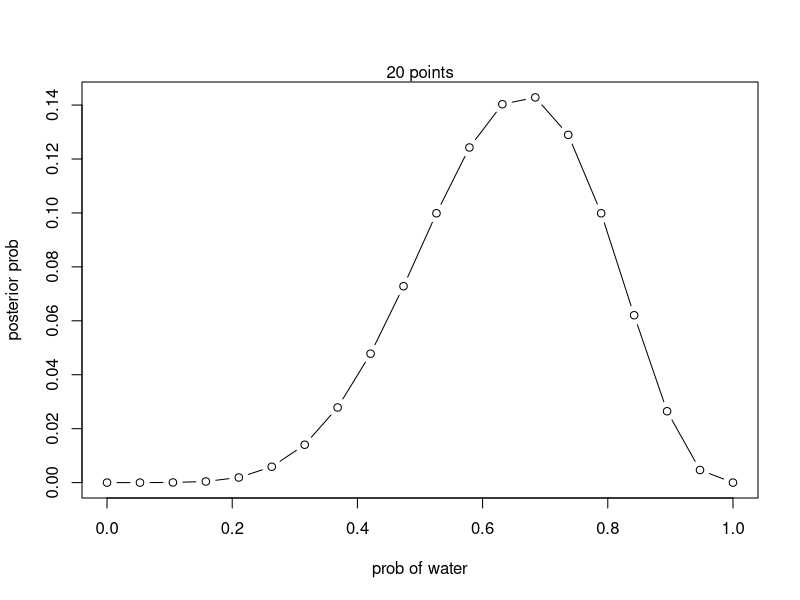

Write R code to recreate this figure.

# Using grid approximation



# Define grid 
p_grid <- seq(from=0, to=1, length.out=20)

# define prior 
prior <- rep(1,20) # uniform prior 

#prior <- ifelse(p_grid < 0.5, 0, 1)
#prior <- exp(-5 * abs(p_grid -0.5))

print(prior)

# compute liklihood at each value in the grid
likelihood <- dbinom(6, size=9, prob=p_grid) # numbr of waters (6) out of (9) throws 

# compute product of likelihood and prior 
unstd.posterior <- likelihood * prior

# Standardize the posterior, so it sums to 1
posterior <- unstd.posterior / sum(unstd.posterior )

# Display
plot(p_grid, posterior, type="b", xlab="prob of water", ylab="posterior prob")
mtext("20 points")